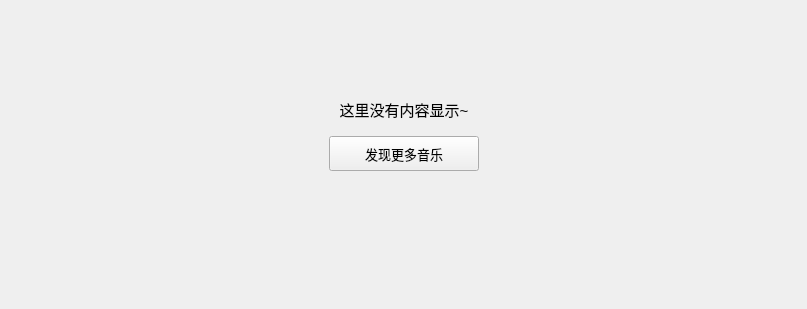
<?xml version="1.0" encoding="UTF-8"?>
<ui version="4.0">
 <class>CollectVideo</class>
 <widget class="QWidget" name="CollectVideo">
  <property name="geometry">
   <rect>
    <x>0</x>
    <y>0</y>
    <width>807</width>
    <height>309</height>
   </rect>
  </property>
  <property name="windowTitle">
   <string>CollectVideo</string>
  </property>
  <layout class="QVBoxLayout" name="verticalLayout">
   <item>
    <widget class="QWidget" name="table_widget" native="true">
     <layout class="QVBoxLayout" name="verticalLayout_2" stretch="2,1,3">
      <item>
       <spacer name="verticalSpacer_2">
        <property name="orientation">
         <enum>Qt::Vertical</enum>
        </property>
        <property name="sizeHint" stdset="0">
         <size>
          <width>20</width>
          <height>40</height>
         </size>
        </property>
       </spacer>
      </item>
      <item>
       <layout class="QGridLayout" name="gridLayout">
        <property name="verticalSpacing">
         <number>15</number>
        </property>
        <item row="0" column="0">
         <spacer name="horizontalSpacer_8">
          <property name="orientation">
           <enum>Qt::Horizontal</enum>
          </property>
          <property name="sizeHint" stdset="0">
           <size>
            <width>40</width>
            <height>20</height>
           </size>
          </property>
         </spacer>
        </item>
        <item row="0" column="1">
         <widget class="QLabel" name="prompt_label">
          <property name="font">
           <font>
            <pointsize>11</pointsize>
           </font>
          </property>
          <property name="text">
           <string>这里没有内容显示~</string>
          </property>
          <property name="scaledContents">
           <bool>false</bool>
          </property>
          <property name="alignment">
           <set>Qt::AlignBottom|Qt::AlignHCenter</set>
          </property>
         </widget>
        </item>
        <item row="0" column="2">
         <spacer name="horizontalSpacer_9">
          <property name="orientation">
           <enum>Qt::Horizontal</enum>
          </property>
          <property name="sizeHint" stdset="0">
           <size>
            <width>40</width>
            <height>20</height>
           </size>
          </property>
         </spacer>
        </item>
        <item row="1" column="0">
         <spacer name="horizontalSpacer_11">
          <property name="orientation">
           <enum>Qt::Horizontal</enum>
          </property>
          <property name="sizeHint" stdset="0">
           <size>
            <width>40</width>
            <height>20</height>
           </size>
          </property>
         </spacer>
        </item>
        <item row="1" column="1">
         <widget class="QPushButton" name="search_pushButton">
          <property name="minimumSize">
           <size>
            <width>150</width>
            <height>35</height>
           </size>
          </property>
          <property name="maximumSize">
           <size>
            <width>150</width>
            <height>35</height>
           </size>
          </property>
          <property name="font">
           <font>
            <pointsize>10</pointsize>
           </font>
          </property>
          <property name="cursor">
           <cursorShape>PointingHandCursor</cursorShape>
          </property>
          <property name="text">
           <string>发现更多音乐</string>
          </property>
         </widget>
        </item>
        <item row="1" column="2">
         <spacer name="horizontalSpacer_10">
          <property name="orientation">
           <enum>Qt::Horizontal</enum>
          </property>
          <property name="sizeHint" stdset="0">
           <size>
            <width>40</width>
            <height>20</height>
           </size>
          </property>
         </spacer>
        </item>
       </layout>
      </item>
      <item>
       <spacer name="verticalSpacer">
        <property name="orientation">
         <enum>Qt::Vertical</enum>
        </property>
        <property name="sizeHint" stdset="0">
         <size>
          <width>20</width>
          <height>40</height>
         </size>
        </property>
       </spacer>
      </item>
     </layout>
    </widget>
   </item>
  </layout>
 </widget>
 <resources/>
 <connections/>
</ui>
